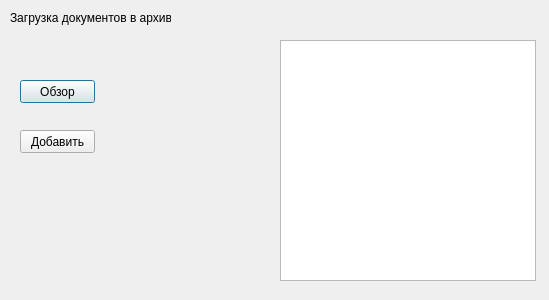
<?xml version="1.0" encoding="UTF-8"?>
<ui version="4.0">
 <class>UploadDocuments</class>
 <widget class="QDialog" name="UploadDocuments">
  <property name="geometry">
   <rect>
    <x>0</x>
    <y>0</y>
    <width>549</width>
    <height>300</height>
   </rect>
  </property>
  <property name="windowTitle">
   <string>Загрузка документов в архив</string>
  </property>
  <widget class="QLabel" name="L_NAME">
   <property name="geometry">
    <rect>
     <x>10</x>
     <y>10</y>
     <width>161</width>
     <height>16</height>
    </rect>
   </property>
   <property name="text">
    <string>Загрузка документов в архив</string>
   </property>
  </widget>
  <widget class="QTextBrowser" name="TB_LIST">
   <property name="geometry">
    <rect>
     <x>280</x>
     <y>40</y>
     <width>256</width>
     <height>241</height>
    </rect>
   </property>
  </widget>
  <widget class="QPushButton" name="PB_EXPLORER">
   <property name="geometry">
    <rect>
     <x>20</x>
     <y>80</y>
     <width>75</width>
     <height>23</height>
    </rect>
   </property>
   <property name="text">
    <string>Обзор</string>
   </property>
  </widget>
  <widget class="QPushButton" name="PB_ADD">
   <property name="geometry">
    <rect>
     <x>20</x>
     <y>130</y>
     <width>75</width>
     <height>23</height>
    </rect>
   </property>
   <property name="text">
    <string>Добавить</string>
   </property>
  </widget>
 </widget>
 <resources/>
 <connections/>
</ui>
